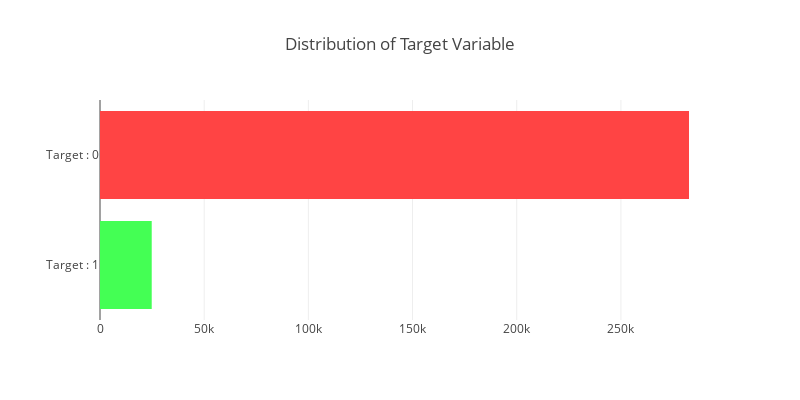

The notebook cell saved with this chart:
### Markdown cell above
> 307,511件のローンのデータがあり、列数は122です。

## 2.2 目的変数の分布
目的変数
- 1: 支払が困難なクライアント = クライアントが最初のY回の分割払いの内に少なくとも一回でX日以上延滞していた場合
- 0: それ以外の場合

### Code cell
# 目的変数の分布
# 横向き棒グラフの表示
bar_hor(app_train, # 表示するデータ 
        "TARGET", # 表示する列名
        "Distribution of Target Variable" , # 図のタイトル
        ["#44ff54", '#ff4444'], # 棒グラフの色
        h=400, # 図の高さ
        w=800, # 図の幅
        lm=100, # ?
        xlb = ['Target : 1','Target : 0'] # 各バーの説明
       )

### Figure 1 — Plotly figure (JSON) as saved in the notebook; plotly's stock layout.template omitted (floating-point values rounded to 4 significant figures)
{"data": [{"marker": {"color": ["#44ff54", "#ff4444"]}, "orientation": "h", "type": "bar", "x": [24825, 282686], "y": ["Target : 1", "Target : 0"]}], "layout": {"height": 400, "margin": {"l": 100}, "title": "Distribution of Target Variable", "width": 800}}
